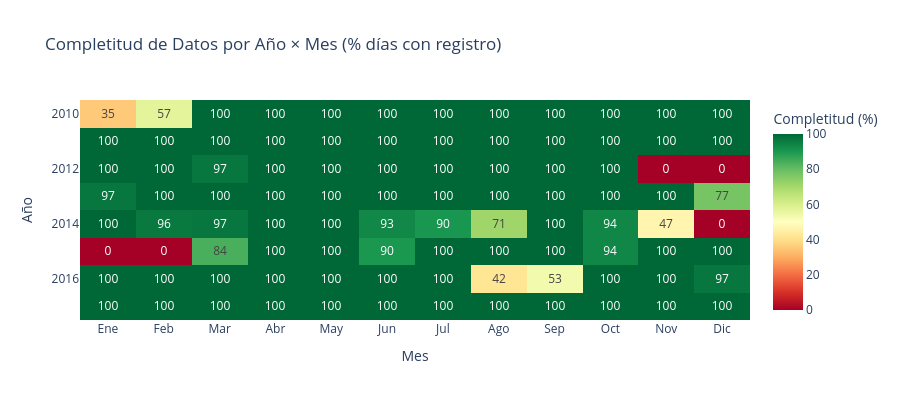

Notebook code cell kept with this figure:
### Markdown cell above
## 4. Visualizar el Patrón de Datos Faltantes

Antes de imputar, es crucial entender **dónde** y **cuándo** faltan datos. Visualizamos:
- **Mapa de presencia/ausencia** (heatmap binario Año × Mes)
- **Serie con gaps marcados** para ver la distribución temporal de los faltantes

### Code cell
# =============================================================================
# CONCEPTO: Heatmap de completitud de datos por Año × Mes
# -----------------------------------------------------------------------------
# Antes de imputar, es esencial entender el PATRÓN de los datos faltantes:
#   - ¿Son aleatorios (MCAR)?    → cualquier método funciona bien.
#   - ¿Dependen del tiempo (MAR)? → concentrados en ciertos meses/años.
#   - ¿Dependen del propio valor? → fallas en crecientes (MNAR), más crítico.
#
# El heatmap de completitud revela visualmente si los gaps son sistemáticos.
#
# .groupby(["Año", "Mes"])["Caudal"].apply(lambda x: x.notna().mean() * 100):
#   → Para cada combinación Año-Mes calcula el % de días con dato registrado.
#   → x.notna().mean() = proporción de no-nulos (entre 0 y 1).
#   → Multiplicar por 100 → porcentaje de completitud.
#
# .pivot(index="Año", columns="Mes", values="Completitud_%"):
#   → Transforma la tabla larga (tidy) a formato de matriz para el heatmap.
#   → Filas = años, columnas = meses, valores = % completitud.
#
# px.imshow() con color_continuous_scale="RdYlGn":
#   → Escala de color divergente: Rojo (0% = sin datos) → Verde (100% = completo).
#   → text_auto=".0f": muestra el porcentaje dentro de cada celda.
#   → zmin=0, zmax=100: fija la escala para comparabilidad.
#
# CRITERIO DE USO: Siempre incluir este diagnóstico antes de decidir el método
# de imputación. Un patrón temporal claro (p.ej., siempre falta diciembre)
# sugiere un fallo sistemático de la estación, no aleatoriedad.
# =============================================================================

# Heatmap de completitud: % de datos presentes por Año × Mes
df_full_copy = df_full.copy()
df_full_copy["Año"] = df_full_copy.index.year
df_full_copy["Mes"] = df_full_copy.index.month

completitud = df_full_copy.groupby(["Año", "Mes"])["Caudal"].apply(
    lambda x: x.notna().mean() * 100
).reset_index()
completitud.columns = ["Año", "Mes", "Completitud_%"]

meses = ["Ene", "Feb", "Mar", "Abr", "May", "Jun", "Jul", "Ago", "Sep", "Oct", "Nov", "Dic"]
pivot_comp = completitud.pivot(index="Año", columns="Mes", values="Completitud_%")
pivot_comp.columns = meses

fig = px.imshow(
    pivot_comp,
    title="Completitud de Datos por Año × Mes (% días con registro)",
    labels=dict(x="Mes", y="Año", color="Completitud (%)"),
    color_continuous_scale="RdYlGn",
    aspect="auto",
    text_auto=".0f",
    zmin=0,
    zmax=100,
)
fig.update_layout(width=900, height=400)
fig.show()

### Figure 1 — Plotly figure (JSON) as saved in the notebook; plotly's stock layout.template omitted (floating-point values rounded to 4 significant figures)
{"data": [{"coloraxis": "coloraxis", "hovertemplate": "Mes: %{x}<br>Año: %{y}<br>Completitud (%): %{z}<extra></extra>", "name": "0", "texttemplate": "%{z:.0f}", "type": "heatmap", "x": ["Ene", "Feb", "Mar", "Abr", "May", "Jun", "Jul", "Ago", "Sep", "Oct", "Nov", "Dic"], "xaxis": "x", "y": [2010, 2011, 2012, 2013, 2014, 2015, 2016, 2017], "yaxis": "y", "z": [[35.48, 57.14, 100.0, 100.0, 100.0, 100.0, 100.0, 100.0, 100.0, 100.0, 100.0, 100.0], [100.0, 100.0, 100.0, 100.0, 100.0, 100.0, 100.0, 100.0, 100.0, 100.0, 100.0, 100.0], [100.0, 100.0, 96.77, 100.0, 100.0, 100.0, 100.0, 100.0, 100.0, 100.0, 0.0, 0.0], [96.77, 100.0, 100.0, 100.0, 100.0, 100.0, 100.0, 100.0, 100.0, 100.0, 100.0, 77.42], [100.0, 96.43, 96.77, 100.0, 100.0, 93.33, 90.32, 70.97, 100.0, 93.55, 46.67, 0.0], [0.0, 0.0, 83.87, 100.0, 100.0, 90.0, 100.0, 100.0, 100.0, 93.55, 100.0, 100.0], [100.0, 100.0, 100.0, 100.0, 100.0, 100.0, 100.0, 41.94, 53.33, 100.0, 100.0, 96.77], [100.0, 100.0, 100.0, 100.0, 100.0, 100.0, 100.0, 100.0, 100.0, 100.0, 100.0, 100.0]]}], "layout": {"coloraxis": {"cmax": 100, "cmin": 0, "colorbar": {"title": {"text": "Completitud (%)"}}, "colorscale": [[0, "rgb(165,0,38)"], [0.1, "rgb(215,48,39)"], [0.2, "rgb(244,109,67)"], [0.3, "rgb(253,174,97)"], [0.4, "rgb(254,224,139)"], [0.5, "rgb(255,255,191)"], [0.6, "rgb(217,239,139)"], [0.7, "rgb(166,217,106)"], [0.8, "rgb(102,189,99)"], [0.9, "rgb(26,152,80)"], [1, "rgb(0,104,55)"]]}, "height": 400, "title": {"text": "Completitud de Datos por Año × Mes (% días con registro)"}, "width": 900, "xaxis": {"anchor": "y", "domain": [0, 1], "title": {"text": "Mes"}}, "yaxis": {"anchor": "x", "autorange": "reversed", "domain": [0, 1], "title": {"text": "Año"}}}}
